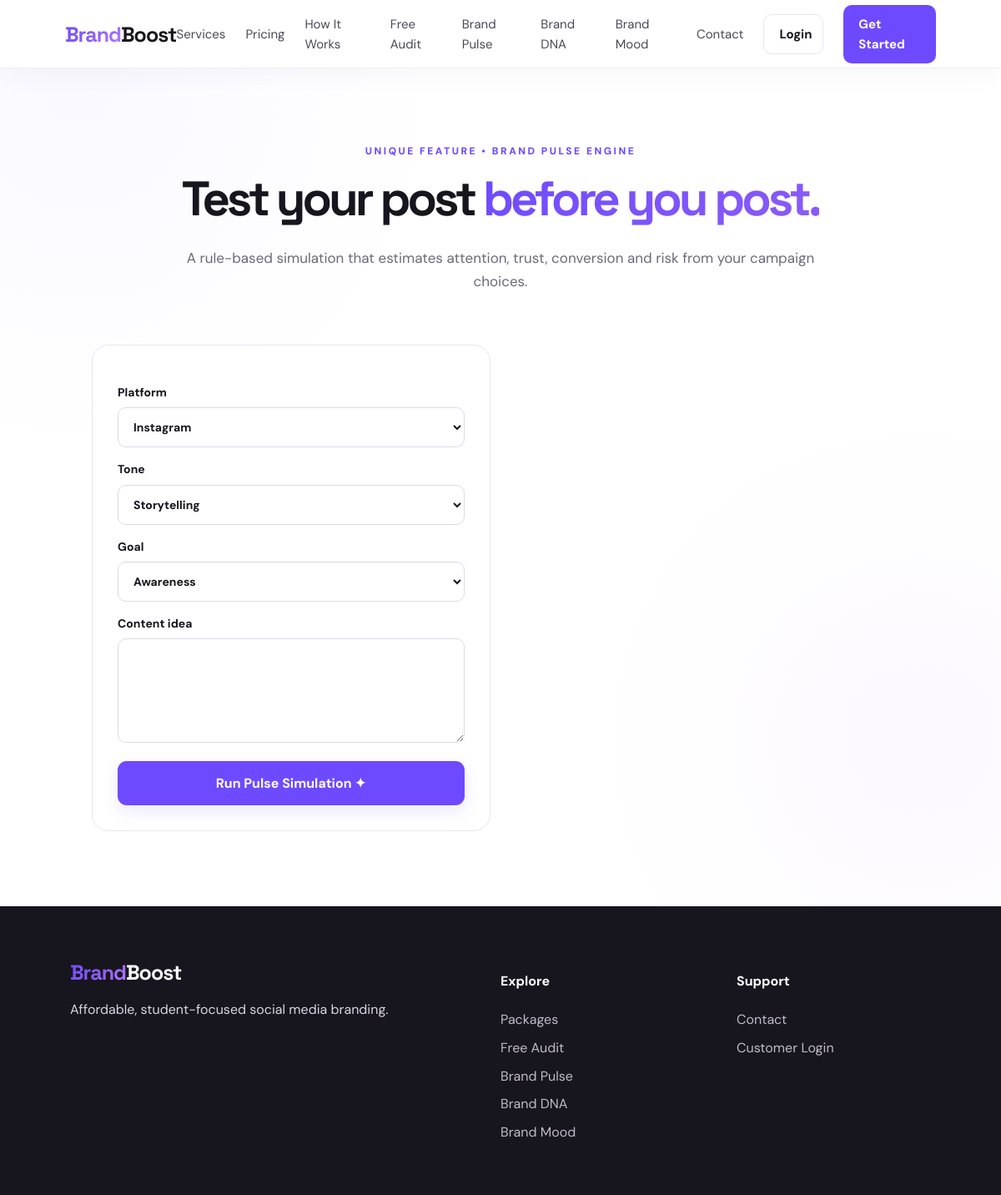
/pulse, run on the app's committed database.
### tables this page shows
CREATE TABLE site_settings (
            setting_key TEXT PRIMARY KEY,
            setting_value TEXT NOT NULL
        );

### app.py (the view, shortened to what this page needs)
@app.route('/pulse', methods=['GET', 'POST'])
def pulse():
    result = None
    return render_template('pulse.html', result=result)

### app.py (called while the page is built)
def db():
    c = sqlite3.connect(DB_PATH)
    c.row_factory = sqlite3.Row
    return c

def user():
    if not session.get('uid'):
        return None
    c = db()
    u = c.execute('SELECT * FROM users WHERE id=?', (session['uid'],)).fetchone()
    c.close()
    return u

def get_site_settings():
    connection = db()
    rows = connection.execute('SELECT setting_key, setting_value FROM site_settings').fetchall()
    connection.close()
    settings = {row['setting_key']: row['setting_value'] for row in rows}
    settings.setdefault('site_name', 'BrandBoost')
    settings.setdefault('tagline', 'Affordable, student-focused social media branding.')
    settings.setdefault('hero_title', 'Turn your online presence into business growth.')
    settings.setdefault('hero_text', 'BrandBoost helps students, freelancers and small businesses build a professional brand, increase visibility and generate potential customers.')
    settings.setdefault('primary_color', '#6d4aff')
    settings.setdefault('accent_color', '#1c9a67')
    settings.setdefault('style_name', 'Modern & Creative')
    return settings

@app.context_processor
def globals():
    settings = get_site_settings()
    return {
        'current_user': user(),
        'packages': PACKAGES,
        'site_settings': settings,
    }

### templates/pulse.html (shortened to what this page needs)
{% extends 'base.html' %}{% block title %}Brand Pulse | BrandBoost{% endblock %}{% block content %}<section class="page-head compact">
    <div class="eyebrow">UNIQUE FEATURE • BRAND PULSE ENGINE</div>
    <h1>Test your post <span>before you post.</span>
    </h1>
<p>A rule-based simulation that estimates attention, trust, conversion and risk from your campaign choices.</p>
</section>
<section class="tool-layout">
    <form class="tool-card" method="post">
        <label>Platform<select name="platform">
                <option>Instagram</option>
            </select>
    </label>
<label>Tone<select name="tone">
        <option>Storytelling</option>
    </select>
</label>
<label>Goal<select name="goal">
        <option>Awareness</option>
    </select>
</label>
<label>Content idea<textarea name="idea" required placeholder="Write your campaign idea...">
    </textarea>
</label>
<button class="btn full">Run Pulse Simulation ✦</button>
</form></section>{% endblock %}

### templates/base.html (shortened to what this page needs)
<!doctype html>
<html lang="en">
<head>
    <link rel="stylesheet" href="{{ url_for('static', filename='style.css') }}">
</head>
<body>
    <header class="navbar">
        <a class="brand" href="{{ url_for('home') }}">
            <span></span>{{ 'Boost' if site_settings['site_name'][-5:] == 'Boost' else '' }}
        </a>
        <nav id="mainNav">
            <a href="{{ url_for('home') }}#services">Services</a>
            <a href="{{ url_for('pricing') }}">Pricing</a>
            <a href="{{ url_for('home') }}#how">How It Works</a>
            <a href="{{ url_for('audit') }}">Free Audit</a>
            <a href="{{ url_for('pulse') }}">Brand Pulse</a>
            <a href="{{ url_for('dna') }}">Brand DNA</a>
            <a href="{{ url_for('mood') }}">Brand Mood</a>
            <a href="{{ url_for('contact') }}">Contact</a>
            {% if current_user %}
                <a href="{{ url_for('dashboard') }}">Dashboard</a>
                {% if current_user['role'] == 'admin' %}
                    <a href="{{ url_for('admin') }}">Admin</a>
                    <a href="{{ url_for('admin_data') }}">All Data</a>
                    <a href="{{ url_for('admin_appearance') }}">Edit Website</a>
                {% endif %}
                <a class="nav-btn" href="{{ url_for('logout') }}">Logout</a>
            {% else %}
                <a class="nav-btn ghost" href="{{ url_for('login') }}">Login</a>
                <a class="nav-btn" href="{{ url_for('register') }}">Get Started</a>
            {% endif %}
        </nav>
    </header>
    <main>
        {% block content %}{% endblock %}
    </main>
    <footer>
        <div>
            <a class="brand" href="{{ url_for('home') }}">
                <span></span>{{ 'Boost' if site_settings['site_name'][-5:] == 'Boost' else '' }}
            </a>
            <p>{{ site_settings['tagline'] }}</p>
        </div>
        <div>
            <h4>Explore</h4>
            <a href="{{ url_for('pricing') }}">Packages</a>
            <a href="{{ url_for('audit') }}">Free Audit</a>
            <a href="{{ url_for('pulse') }}">Brand Pulse</a>
            <a href="{{ url_for('dna') }}">Brand DNA</a>
            <a href="{{ url_for('mood') }}">Brand Mood</a>
        </div>
        <div>
            <h4>Support</h4>
            <a href="{{ url_for('contact') }}">Contact</a>
            <a href="{{ url_for('login') }}">Customer Login</a>
        </div>
    </footer>
</body>
</html>

### data on the page
site_settings: setting_value "Boost"
site_settings: tagline "Affordable, student-focused social media branding."
